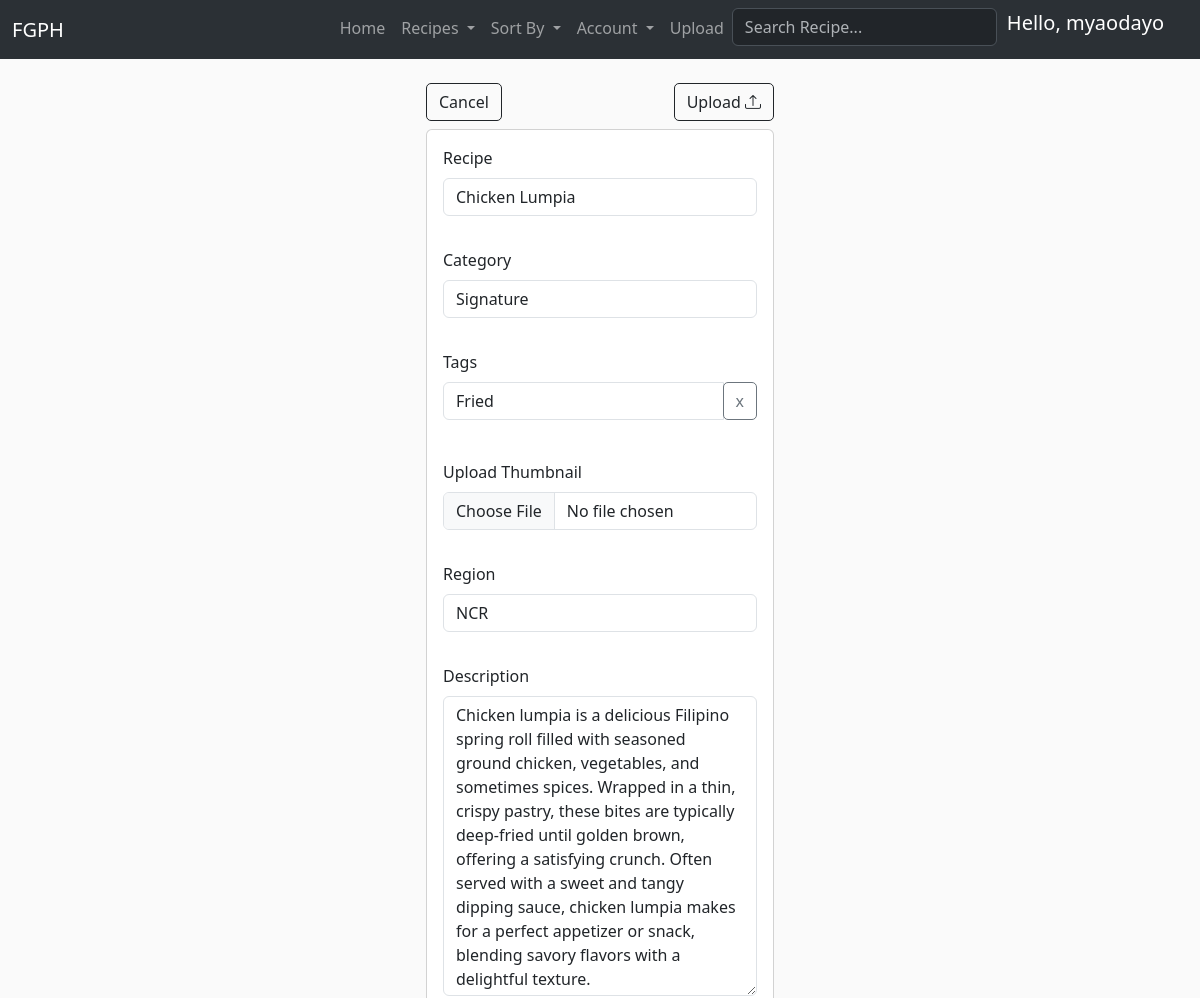
Page /edit_recipe/7/ (signed in, upper part) on the earlier database version.
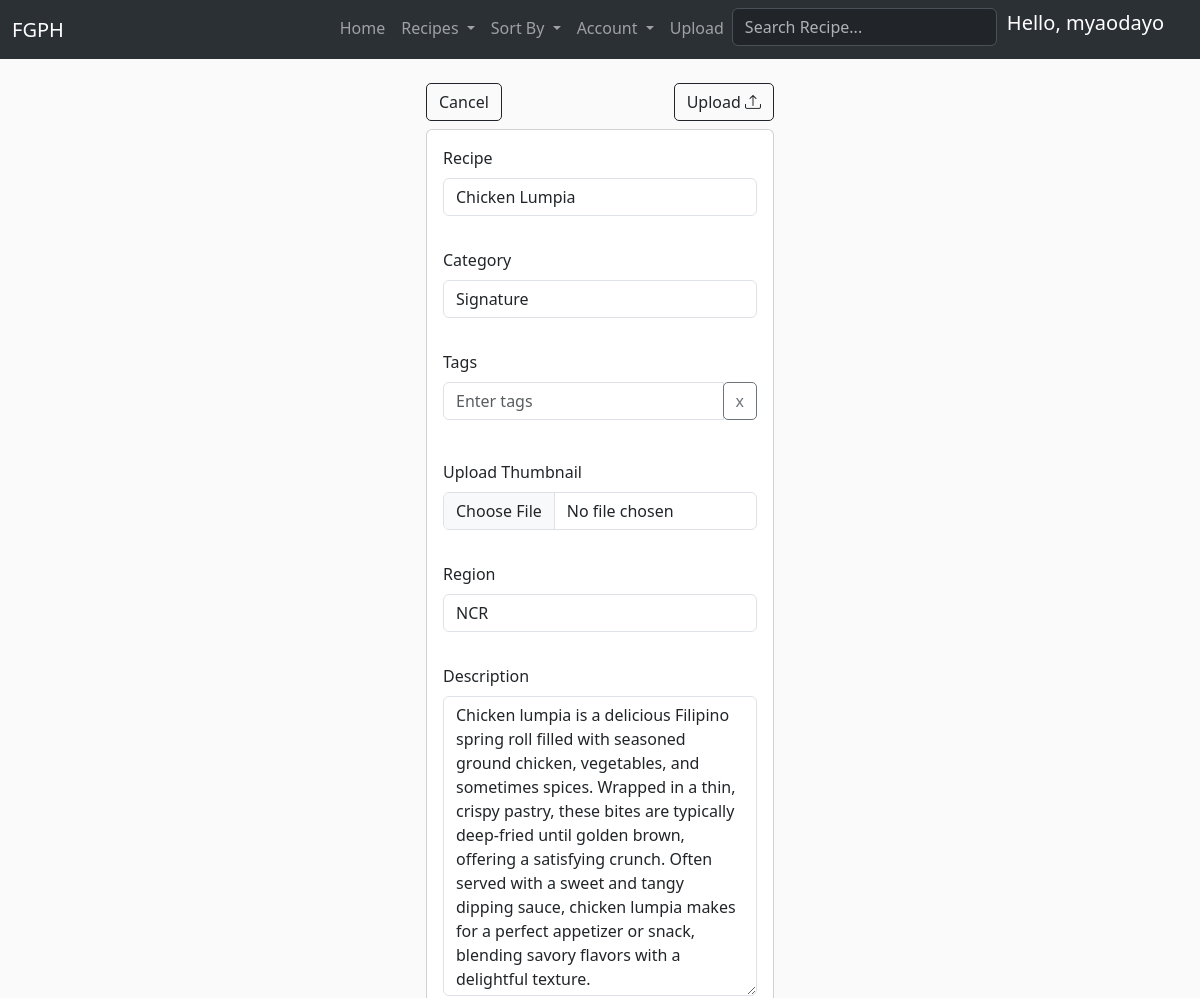
Same page on the later database version.
### FGPH/models.py (models this page shows, shortened)
class Tag(models.Model):
    name = models.CharField(max_length=64, null=True)

### FGPH/views.py (the view)
# urls.py: path("edit_recipe/<str:recipeId>/", views.editRecipe, name='editRecipe'),
@login_required(login_url='FGPH:login')
def editRecipe(request, recipeId):
    recipe = Recipe.objects.get(id=recipeId)
    categories = Category.objects.all()
    regions = Region.objects.all().order_by('name')
    tags = recipe.tags.values_list()
    '''print(recipe.tags.values())
    print('desc:', type(recipe.description))'''
    if request.method == 'POST':
        uploadRecipe(request, recipeId)
        return redirect('FGPH:cookbook')
    context = {'recipe': recipe, 'tags': tags, 'categories': categories, 'regions': regions}
    return render(request, 'FGPH/upload.html', context)

### FGPH/templatetags/get_group.py (called while the page is built)
@register.filter(name='has_group')
def has_group(user, group_name):
    return user.groups.filter(name=group_name).exists()

### FGPH/templates/FGPH/upload.html (shortened to what the changed rows need)
{% extends 'FGPH/template.html' %}
{% load static %}
{% block content %}
<div class="container">
    <form method="post" action="" enctype="multipart/form-data">
        <div class="row justify-content-center">
            <div class="col-md-4">
                <div class="card">
                    <div class="m-3">
                        <div class="multifield-container tag-fields">
                            {% if tags %}
                                {% for id, name in tags %}
                                <div class="input-group mb-1">
                                    <input name="tag" value="{{ name }}" class="form-control mb-1" type="text" placeholder="Enter tags">
                                    <div class="input-group-append">
                                        <button class="btn btn-outline-secondary delete-button" type="button">x</button>
                                    </div>
                                </div>
                                {% endfor %}
                            {% else %}
                            <div class="input-group mb-1">
                                <input name="tag" class="form-control mb-1" type="text" placeholder="Enter tags">
                                <div class="input-group-append">
                                    <button class="btn btn-outline-secondary delete-button" type="button">x</button>
                                </div>
                            </div>
                            {% endif %}
                        </div>
                    </div>
                </div>
            </div>
        </div>
    </form>
</div>
{% endblock content %}

Differences in the rows shown:
removed Tag: tags "Fried"
Other differences:
text now shown: "x"
list line gone: "x"
